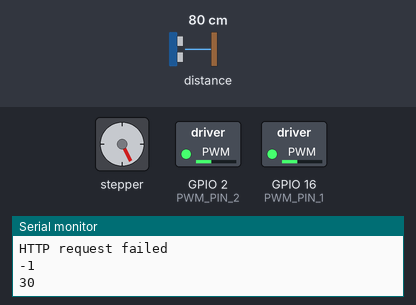
Bench run of a sketch on a simulated ESP8266 (NodeMCU). Parts: stepper motor, switched loads named in the sketch (green lamp = pin HIGH), the last lines printed to the serial monitor. The test bench sets the inputs (shaded band); at power-on: distance to the obstacle 80 cm. WiFi joins after 1.5 s; servers stay silent unless stated; stepper angles assume 200 steps per turn.

Above: at 2.9 s.
3.0 s: distance to the obstacle set to 2 cm
At 3.42 s:
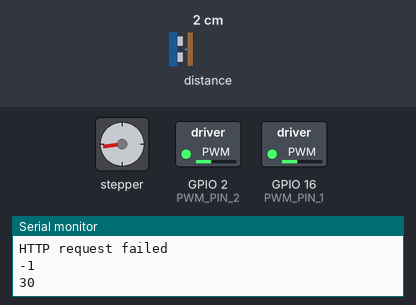
At 5.45 s:
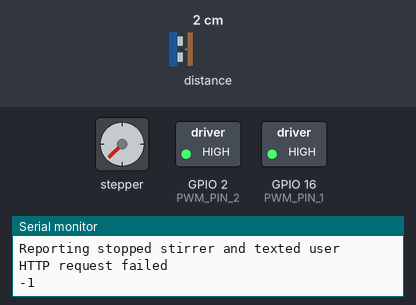
Timing chart, 0 to 18.0 s (numbered marks = the images above; inputs shaded):
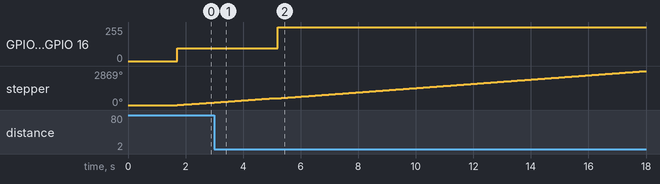

Measured:
- after the input at 3.0 s, GPIO 2 (PWM_PIN_2), GPIO 16 (PWM_PIN_1): 96/255 → 255/255 after 2.2 s instead of 1.1 s

The sketch:

sauce_embedded.ino
```cpp
#include <Stepper.h>
#include "constants.h"
#include "wifi_functions.h"
#include "ultrasound.h"

// create an instance of the stepper class, specifying
// the number of steps of the motor and the pins it's
// attached to
Stepper stepper(STEPS_PER_ROT, STEPPER_PIN_1, STEPPER_PIN_2, STEPPER_PIN_3, STEPPER_PIN_4);
unsigned long timer;
long speed;
bool stopDetected = false;
bool motorStopped;

void setStepperSpeed() {
  speed = long(http_get(QUERY_URL).toInt() * STEPPER_SPEED / 100);
  if (speed == 0) {
    motorStopped = true;
    stepper.setSpeed(1);
  } else {
    motorStopped = false;
    stepper.setSpeed(speed);
  }
  Serial.println(speed);
}

void setup() {
  Serial.begin(115200);
  setup_wifi();

  setStepperSpeed();

  pinMode(PWM_PIN_1, OUTPUT);  // sets the pin as output
  pinMode(PWM_PIN_2, OUTPUT);  // sets the pin as output
  // Set duty cycle so stepper isn't going too hard
  analogWrite(PWM_PIN_1, DUTY_CYCLE);
  analogWrite(PWM_PIN_2, DUTY_CYCLE);
  timer = millis();
}

void loop() {
  if (stopDetected) {
    stepper.step(STEPS_PER_LOOP);
    return;
  }

  if (!motorStopped) {
    stepper.step(STEPS_PER_LOOP);
  }

  if (speed >= STEPPER_SPEED - 1) {
//    Serial.println("Performing stop check");
    bool stopped = isStopped(getUltrasoundReading());
    if (stopped) {
      Serial.println("Reporting stopped stirrer and texted user");
      http_get(STOPPED_URL);
      // set duty cycle to full to continue stirring
      analogWrite(PWM_PIN_1, 255);
      analogWrite(PWM_PIN_2, 255);
      stopDetected = true;
      return;
    }
  }

  if (millis() - timer > QUERY_PERIOD) {
    Serial.println("Querying speed");
    setStepperSpeed();
    timer = millis();
  }
}
```

constants.h
```cpp
#ifndef constants
#define constants
// change this to the number of steps on your motor
const int STEPS_PER_ROT = 200;
const int STEPPER_SPEED = 30;

// stepper logic
const int STEPS_PER_LOOP = 5;

//stepper pins
const int STEPPER_PIN_1 = 14;
const int STEPPER_PIN_2 = 12;
const int STEPPER_PIN_3 = 13;
const int STEPPER_PIN_4 = 15;

// pwm pins
const int PWM_PIN_1 = 16;
const int PWM_PIN_2 = 2;

// ultrasound constants
const int ULTRASOUND_PIN = 0;
const int MIN_CHANGE = 13;
const int NUM_ULTRASOUND_SAMPLES = 40;

//duty cycle
const int DUTY_CYCLE = 96; // from 0 to 255


// Wifi constants
char NETWORK[] = "stratus";  // SSID for Wifi Network
char PASSWORD[] = "jeremysux"; // Password for Wifi Network

String QUERY_URL = "http://sauce-thickens.loca.lt/api/status";
String STOPPED_URL = "http://sauce-thickens.loca.lt/api/interrupt";

const unsigned long QUERY_PERIOD = 5000;

#endif
```

ultrasound.h
```cpp
#ifndef ULTRASOUND_H
#define ULTRASOUND_H
#include "Ultrasonic.h"
#include "constants.h"
Ultrasonic ultrasonic(ULTRASOUND_PIN);
int ultrasoundIndex = 0;
long ultrasoundBuffer[NUM_ULTRASOUND_SAMPLES];
bool bufferFilled = false;

long maxVal(long* arr) {
  long toRet = -9999;
  for (int i = 0; i < NUM_ULTRASOUND_SAMPLES; i++) {
    toRet = max(toRet, arr[i]);
  }
  return toRet;
}

long minVal(long *arr) {
  long toRet = 9999;
  for (int i = 0; i < NUM_ULTRASOUND_SAMPLES; i++) {
    toRet = min(toRet, arr[i]);
  }
  return toRet;
}

bool isStopped(long reading) {
  ultrasoundIndex++;
  ultrasoundIndex %= NUM_ULTRASOUND_SAMPLES;
  ultrasoundBuffer[ultrasoundIndex] = reading;
  if (ultrasoundIndex == 0) {
    bufferFilled = true;
  }
  if (bufferFilled) {
    long diff = maxVal(ultrasoundBuffer) - minVal(ultrasoundBuffer);
    return diff < MIN_CHANGE;
  } else {
    return false;
  }
}

long getUltrasoundReading() {
  long cm = ultrasonic.MeasureInCentimeters();
  return cm;
}

#endif
```

wifi_functions.h
```cpp
#ifndef WIFI_FUNCTIONS_H
#define WIFI_FUNCTIONS_H

#include <string.h>
#include <Arduino.h>

#include <ESP8266WiFi.h>
#include <ESP8266HTTPClient.h>

#include "constants.h"

const int RESPONSE_TIMEOUT = 10000; //ms to wait for response from host
const uint16_t OUT_BUFFER_SIZE = 10000; //size of buffer to hold HTTP response

void setup_wifi() {
  Serial.print("Connecting to ");
  Serial.println(NETWORK);

  WiFi.begin(NETWORK, PASSWORD);

  while (WiFi.status() != WL_CONNECTED) {
    delay(500);
    Serial.print(".");
  }

  Serial.println("");
  Serial.println("WiFi connected");
  Serial.println("IP address: ");
  Serial.println(WiFi.localIP());
}

/*----------------------------------
  char_append Function:
  Arguments:
    char* buff: pointer to character array which we will append a
    char c:
    uint16_t buff_size: size of buffer buff

  Return value:
    boolean: True if character appended, False if not appended (indicating buffer full)
*/
uint8_t char_append(char* buff, char c, uint16_t buff_size) {
  int len = strlen(buff);
  if (len > buff_size) return false;
  buff[len] = c;
  buff[len + 1] = '\0';
  return true;
}

String http_get(String url) {
  WiFiClient client;
  HTTPClient http;  //Declare an object of class HTTPClient

  http.begin(client, url);
  int httpCode = http.GET();                                  //Send the request

  if (httpCode >0) { //Check the returning code
    // success
    String payload = http.getString();   //Get the request response payload
    http.end();   //Close connection
    Serial.println(payload);
    return payload;
  } else {
    //failure
    Serial.println("HTTP request failed");
    Serial.println(httpCode);
    http.end();   //Close connection
    return "100";
  }
}


#endif
```
